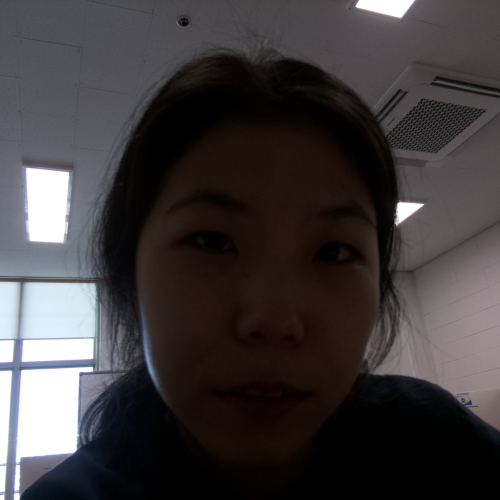
#> input picture 1.jpg, 500 x 500 px
$ python face_detect_cv3.py   (older library calls are emulated)
#> lines starting #> are read from the running program, lines starting #| are printed output that depends on the picture; after the words box and inside, x2 and y2 are one past the last pixel; in counts of white or black regions, pixels touching at a corner belong together
import cv2
import sys
import os

os.system("sudo raspistill -o 1.jpg -w 500 -h 500 -br 50")

# Get user supplied values
imagePath = "1.jpg"
cascPath = "haarcascade_frontalface_default.xml"

# Create the haar cascade
faceCascade = cv2.CascadeClassifier(cascPath)

# Read the image
image = cv2.imread(imagePath)
#> image is the input picture: shape (500, 500, 3); mean B, G, R 60.6, 59.5, 63.9
gray = cv2.cvtColor(image, cv2.COLOR_BGR2GRAY)

# Detect faces in the image
faces = faceCascade.detectMultiScale(
    gray,
    scaleFactor=1.1,
    minNeighbors=5,
    minSize=(30, 30)
    #flags = cv2.CV_HAAR_SCALE_IMAGE
)
#> faces = [[119, 147, 269, 269]]

print("yes! found {0} faces!\n happy happy happy".format(len(faces)))
#| yes! found 1 faces!
#|  happy happy happy

if os.system("rm -rf detected.jpg"):
    print("erase origin jpg")
else:
    print("failed")

# Draw a rectangle around the faces
for (x, y, w, h) in faces:
    cv2.rectangle(image, (x, y), (x+w, y+h), (0, 255, 0), 2)
    print("draw a rectangle hahah")
#> this loop made 1 pass
#| draw a rectangle hahah
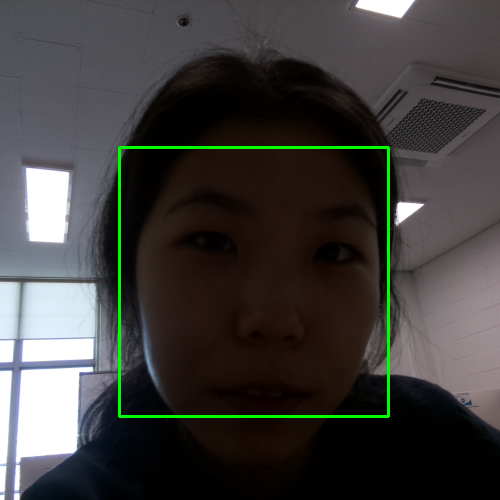
#> image: shape (500, 500, 3); 1.29% of pixels changed, all inside (x1, y1, x2, y2) = (118, 146, 390, 418)

cv2.imwrite("detected.jpg", image)
cv2.waitKey(0)

$ run again, with frame0.jpg copied over 1.jpg
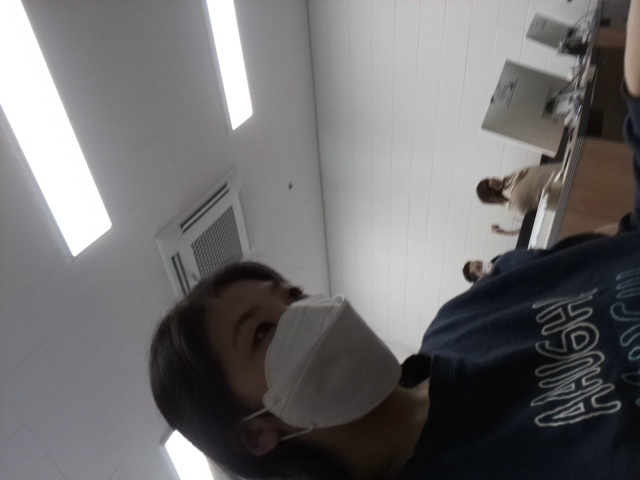
#> input picture frame0.jpg, 640 x 480 px
#> image is the input picture: shape (480, 640, 3); mean B, G, R 110.9, 109.9, 111.5
#> faces = [[440, 132, 153, 153]]
#| yes! found 1 faces!
#|  happy happy happy
#> the loop `for (x, y, w, h) in faces:` made 1 pass
#> (printed output is left out)
#> after the loop `for (x, y, w, h) in faces:`:
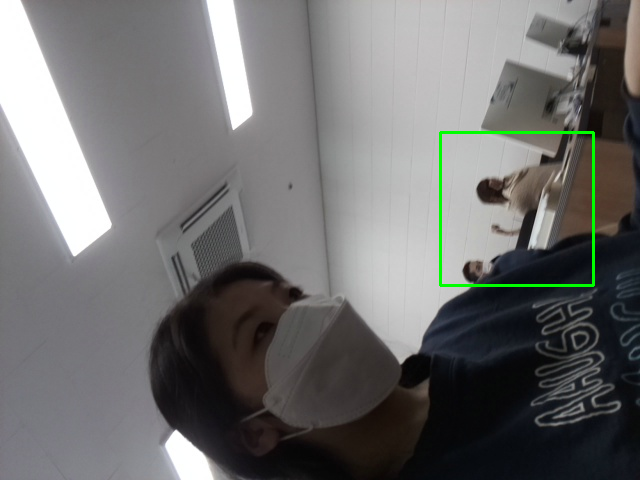
#> image: shape (480, 640, 3); 0.6% of pixels changed, all inside (x1, y1, x2, y2) = (439, 131, 595, 287)

$ run again, with frame1.jpg copied over 1.jpg
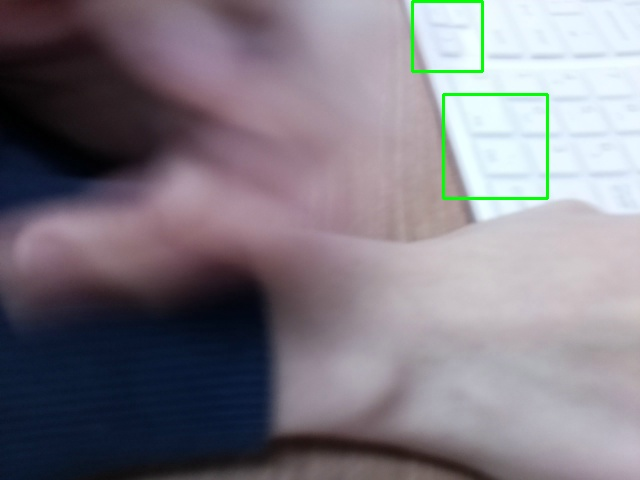
#> input picture frame1.jpg, 640 x 480 px
#> image is the input picture: shape (480, 640, 3); mean B, G, R 132.4, 123.4, 128.5
#> `gray = cv2.cvtColor(image, cv2.COLOR_BGR2GRAY)`:
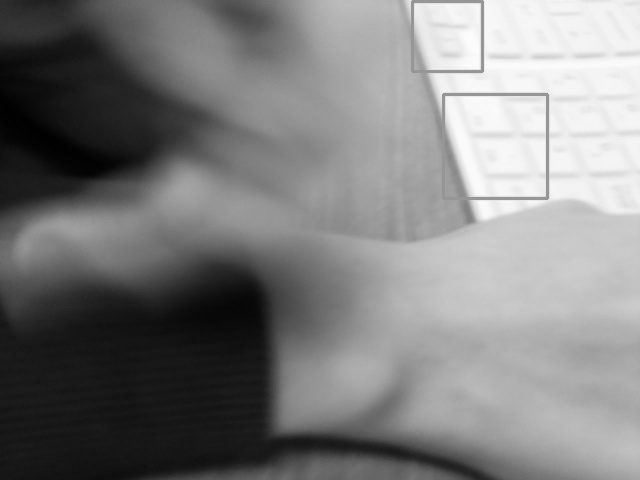
#> gray: shape (480, 640); min 0, max 252, mean 126
#> faces = [[415, 2, 67, 67], [444, 96, 100, 100]]
#| yes! found 2 faces!
#|  happy happy happy
#> the loop `for (x, y, w, h) in faces:` made 2 passes
#> (printed output is left out)
#> after the loop `for (x, y, w, h) in faces:`:
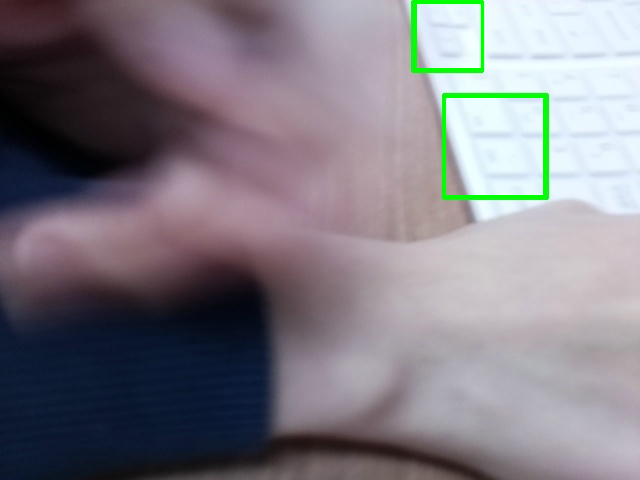
#> image: shape (480, 640, 3); 0.65% of pixels changed, all inside (x1, y1, x2, y2) = (414, 1, 546, 198)

$ run again, with frame10.jpg copied over 1.jpg
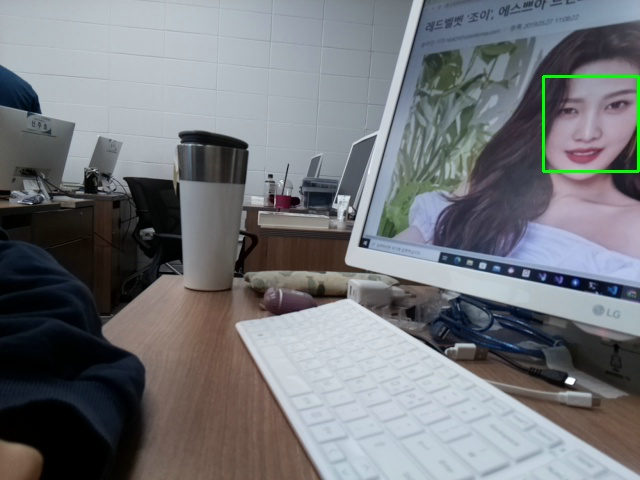
#> input picture frame10.jpg, 640 x 480 px
#> image is the input picture: shape (480, 640, 3); mean B, G, R 122.1, 117.8, 115
#> `gray = cv2.cvtColor(image, cv2.COLOR_BGR2GRAY)`:
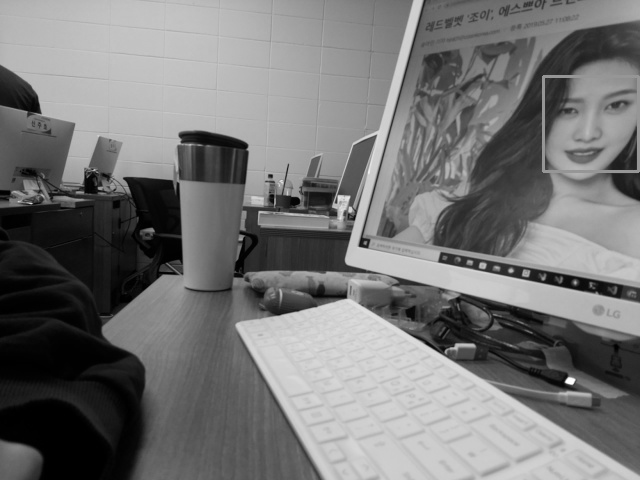
#> gray: shape (480, 640); min 0, max 255, mean 117.5
#> faces = [[546, 80, 91, 91]]
#| yes! found 1 faces!
#|  happy happy happy
#> the loop `for (x, y, w, h) in faces:` made 1 pass
#> (printed output is left out)
#> after the loop `for (x, y, w, h) in faces:`:
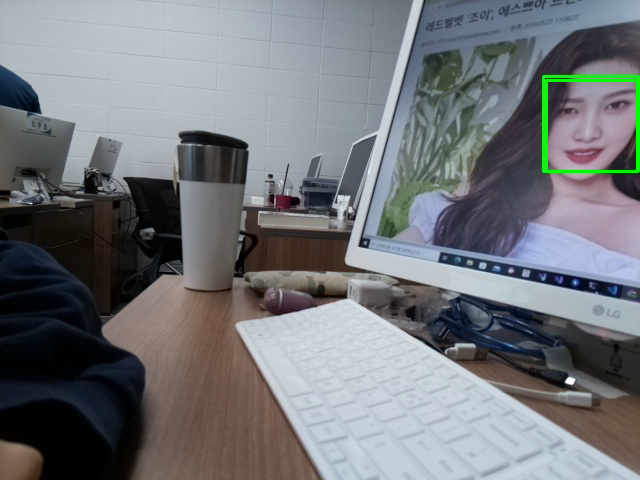
#> image: shape (480, 640, 3); 0.35% of pixels changed, all inside (x1, y1, x2, y2) = (545, 79, 639, 173)
